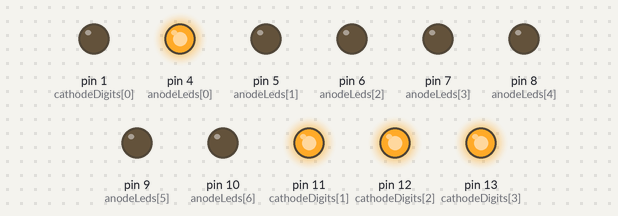
Bench run of a sketch on a simulated Arduino Uno, built with avr-gcc and run on an emulated ATmega328P. Shown: output pins drawn as LEDs (lit = HIGH).

Above: at 0.1 s.
At 1.7 s:
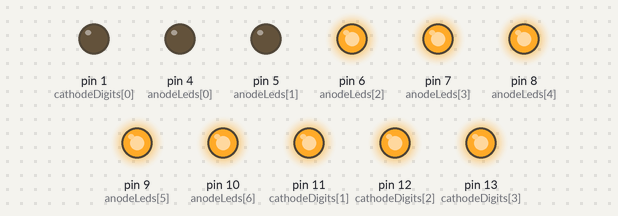
At 3.5 s:
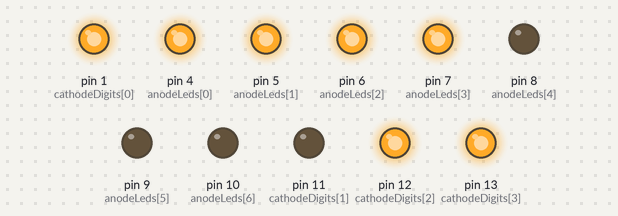
At 7.1 s:
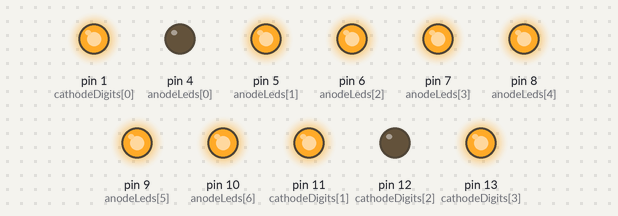
At 10.7 s:
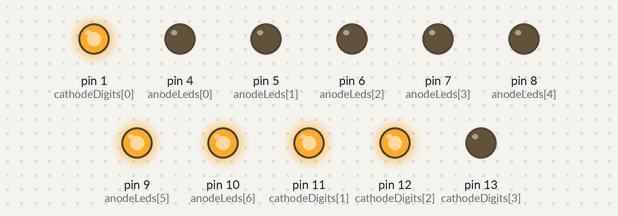
At 14.3 s:
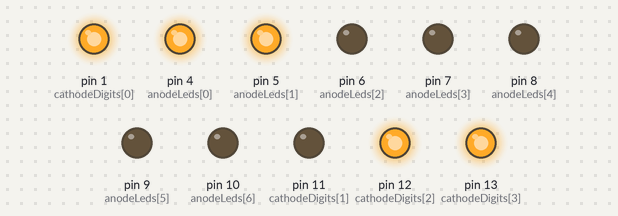
Timing chart, 0 to 14.6 s (numbered marks = the images above):
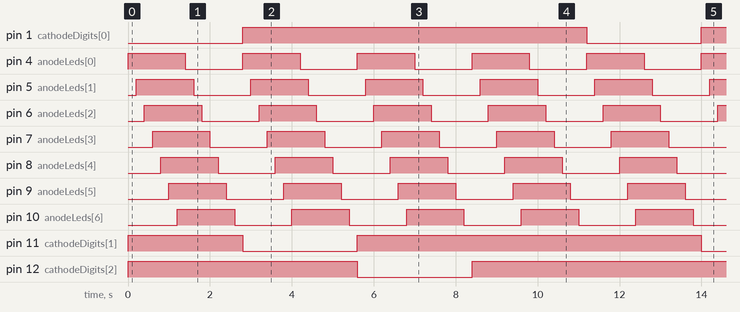

Measured:
- by itself, pin 1 (cathodeDigits[0]), pin 11 (cathodeDigits[1]), pin 12 (cathodeDigits[2]), pin 13 (cathodeDigits[3]): alternates HIGH for 8.4 s and LOW for 2.8 s
- by itself, pin 4 (anodeLeds[0]), pin 5 (anodeLeds[1]), pin 6 (anodeLeds[2]), pin 7 (anodeLeds[3]), pin 8 (anodeLeds[4]), pin 9 (anodeLeds[5]), pin 10 (anodeLeds[6]): alternates HIGH for 1.4 s and LOW for 1.4 s
- by itself, everything shown: repeats every 11.2 s, in 56 steps

The sketch:

Labo05_Opdracht_3.ino
```cpp
//Anode leds
int anodeLeds[] = {4, 5, 6, 7, 8,9,10};

//Cathode digits
int cathodeDigits[] = {1, 11, 12, 13};

int eerstedigit, laatstedigit = 0;

void setup() {
  for (int i = 0; i < 7; i++) {
    pinMode(anodeLeds[i], OUTPUT);
  }
  for (int i = 0; i < 4; i++) {
    pinMode(cathodeDigits[i], OUTPUT);
  }
  for (int i = 0; i < 4; i++) {
    digitalWrite(cathodeDigits[i], HIGH);
  }
}

void loop() {
  for (int i = eerstedigit; i < laatstedigit; i++) {
    digitalWrite(cathodeDigits[i], LOW);

    for (int p = 0; p < 7; p++)
    {
      digitalWrite(anodeLeds[p], HIGH);
      delay(200);
    }
    for (int a = 0; a < 7; a++)
    {
      digitalWrite(anodeLeds[a], LOW);
      delay(200);
    }
    for (int j = eerstedigit; j < laatstedigit; j++)
    {
      digitalWrite(cathodeDigits[j], HIGH);
    }
  }
  if (laatstedigit < 4)
  {
    laatstedigit++;
    eerstedigit++;
  }
  else
  {
    laatstedigit = 1;
    eerstedigit = 0;
  }
}
```
